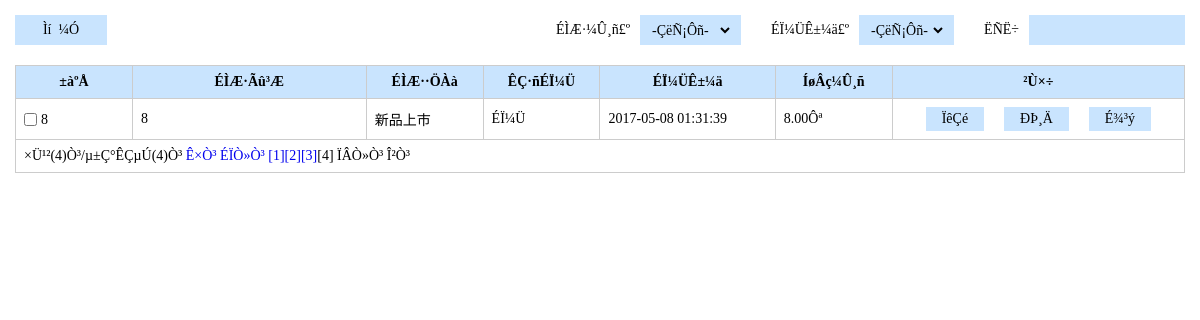
/ds02/admin/listPro.php?page=4 (signed in), run on the app's committed database.
### tables this page shows
CREATE TABLE IF NOT EXISTS `food_pro` (
  `id` int(10) unsigned NOT NULL AUTO_INCREMENT,
  `pName` varchar(50) NOT NULL,
  `pSn` varchar(50) NOT NULL,
  `pNum` int(10) unsigned DEFAULT '1',
  `mPrice` decimal(10,2) NOT NULL,
  `iPrice` decimal(10,2) NOT NULL,
  `pDesc` text,
  `pImg` varchar(50) NOT NULL,
  `pubTime` int(10) unsigned NOT NULL,
  `isShow` tinyint(1) DEFAULT '1',
  `isHot` tinyint(1) DEFAULT '0',
  `cId` smallint(5) unsigned NOT NULL,
  PRIMARY KEY (`id`),
  UNIQUE KEY `pName` (`pName`)
);

CREATE TABLE IF NOT EXISTS `food_cate` (
  `id` smallint(5) unsigned NOT NULL AUTO_INCREMENT,
  `cName` varchar(50) DEFAULT NULL,
  PRIMARY KEY (`id`),
  UNIQUE KEY `cName` (`cName`)
);

### ds02/lib/mysql.func.php (called while the page is built, shortened)
<?php
function fetchAll($sql,$result_type=MYSQL_ASSOC){
	$result=mysql_query($sql);
	while(@$row=mysql_fetch_array($result,$result_type)){
		$rows[]=$row;
	}
	return $rows;
}
function getResultNum($sql){
	$result=mysql_query($sql);
	return mysql_num_rows($result);
}

### ds02/admin/listPro.php (the view, shortened to what this page needs)
<?php
$order=$_REQUEST['order']?$_REQUEST['order']:null;
$orderBy=$order?"order by p.".$order:null;
$keywords=$_REQUEST['keywords']?$_REQUEST['keywords']:null;
$where=$keywords?"where p.pName like '%{$keywords}%'":null;
$sql="select p.id,p.pName,p.pSn,p.pNum,p.mPrice,p.iPrice,p.pDesc,p.pubTime,p.isShow,p.isHot,c.cName from food_pro as p join food_cate c on p.cId=c.id {$where}  ";
$totalRows=getResultNum($sql);
$pageSize=2;
$totalPage=ceil($totalRows/$pageSize);
$page=$_REQUEST['page']?(int)$_REQUEST['page']:1;
$offset=($page-1)*$pageSize;
$sql="select p.id,p.pName,p.pSn,p.pNum,p.mPrice,p.iPrice,p.pDesc,p.pubTime,p.isShow,p.isHot,c.cName from food_pro as p join food_cate c on p.cId=c.id {$where} {$orderBy} limit {$offset},{$pageSize}";
$rows=fetchAll($sql);
?>
<!doctype html>
<html>
<head>
<link rel="stylesheet" href="styles/backstage.css">
<link rel="stylesheet" href="scripts/jquery-ui/css/ui-lightness/jquery-ui-1.10.4.custom.css" />
</head>
<body>
<div class="details">
                    <div class="details_operation clearfix">
                        <div class="bui_select">
                            <input type="button" value="Ìí&nbsp;&nbsp;¼Ó" class="add" onclick="addPro()">
                        </div>
                        <div class="fr">
                            <div class="text">
                                <span>ÉÌÆ·¼Û¸ñ£º</span>
                                <div class="bui_select">
                                    <select id="" class="select" onchange="change(this.value)">
                                    	<option>-ÇëÑ¡Ôñ-</option>
                                    </select>
                                </div>
                            </div>
                            <div class="text">
                                <span>ÉÏ¼ÜÊ±¼ä£º</span>
                                <div class="bui_select">
                                 <select id="" class="select" onchange="change(this.value)">
                                 	<option>-ÇëÑ¡Ôñ-</option>
                                    </select>
                                </div>
                            </div>
                            <div class="text">
                                <span>ËÑË÷</span>
                                <input type="text" value="" class="search"  id="search" onkeypress="search()" >
                            </div>
                        </div>
                    </div>
                    <table class="table" cellspacing="0" cellpadding="0">
                        <thead>
                            <tr>
                                <th width="10%">±àºÅ</th>
                                <th width="20%">ÉÌÆ·Ãû³Æ</th>
                                <th width="10%">ÉÌÆ··ÖÀà</th>
                                <th width="10%">ÊÇ·ñÉÏ¼Ü</th>
                                <th width="15%">ÉÏ¼ÜÊ±¼ä</th>
                                <th width="10%">ÍøÂç¼Û¸ñ</th>
                                <th>²Ù×÷</th>
                            </tr>
                        </thead>
                        <tbody>
                        <?php  foreach ($rows as $row):?>
                            <tr>
                                <td><input type="checkbox" id="c<?php echo $row['id'];?>" class="check" value=<?php echo $row['id'];?>><label for="c1" class="label"><?php echo $row['id'];?></label></td>
                                <td><?php echo $row['pName'];?></td>
                                <td><?php echo $row['cName'];?></td>
                                <td>
                                  <?php echo $row['isShow']==1?"ÉÏ¼Ü":"ÏÂ¼Ü";?>
                                </td>
                                 <td><?php echo date("Y-m-d H:i:s",$row['pubTime']);?></td>
                                  <td><?php echo $row['iPrice'];?>Ôª</td>
                                <td align="center">
                                				<input type="button" value="ÏêÇé" class="btn" onclick="showDetail(<?php echo $row['id'];?>,'<?php echo $row['pName'];?>')"><input type="button" value="ÐÞ¸Ä" class="btn" onclick="editPro(<?php echo $row['id'];?>)"><input type="button" value="É¾³ý" class="btn"onclick="delPro(<?php echo $row['id'];?>)">
                                </td>
                            </tr>
                            <?php endforeach;?>
                            <?php if($totalRows>$pageSize):?>
                            <tr>
                            	<td colspan="7"><?php echo showPage($page, $totalPage,"keywords={$keywords}&order={$order}");?></td>
                            </tr>
                            <?php endif;?>
                        </tbody>
                    </table>
                </div>
</body>
</html>

### ds02/admin/styles/backstage.css (style rules this page uses)
* { margin: 0;padding: 0; }
input,select,textarea { outline: none;border: none; background: none; }
.clearfix:after, .clearfix:before { content: ""; display: table; }
.clearfix:after { clear: both; }
.clearfix { zoom:1; }
.fr { float: right; }
.details_operation { margin-bottom: 20px; }
.details { padding: 15px; font-family: "΢���ź�"; }
.bui_select { background-color: #c9e4fe; height: 30px; float: left; }
.add { width: 92px; height: 30px; font-family: "΢���ź�"; font-size: 14px; }
.select { font-family: "΢���ź�"; font-size: 14px; height: 22px; margin: 4px 8px; }
.text { float: left; margin-left: 30px; display: inline; }
.text span { line-height: 30px; font-size: 14px; float:left; margin-right: 10px; }
.search { width: 140px; height: 30px; line-height: 30px\9; background-color: #c9e4fe; padding: 0 8px; }
.table { border-collapse: collapse; width: 100%; font-size: 14px; }
.table th { background-color: #c9e4fe; }
.table th, .table td { border: solid 1px #ccc; padding: 8px; }
.label,.check { vertical-align: middle; }
.check { margin-right: 4px; }
.btn { padding: 4px 16px; background-color: #c9e4fe; margin: 0 10px;font-family: "΢���ź�"; font-size: 14px; }

### data on the page
food_pro: id "8", pName "8", food_cate.cName "新品上市", isShow "ÉÏ¼Ü", pubTime "2017-05-08 01:31:39", iPrice "8.00"

### other printed values
showPage($page, $totalPage,"keywords={$keywords}&order={$order}") "×Ü¹²(4)Ò³/µ±Ç°ÊÇµÚ(4)Ò³"
